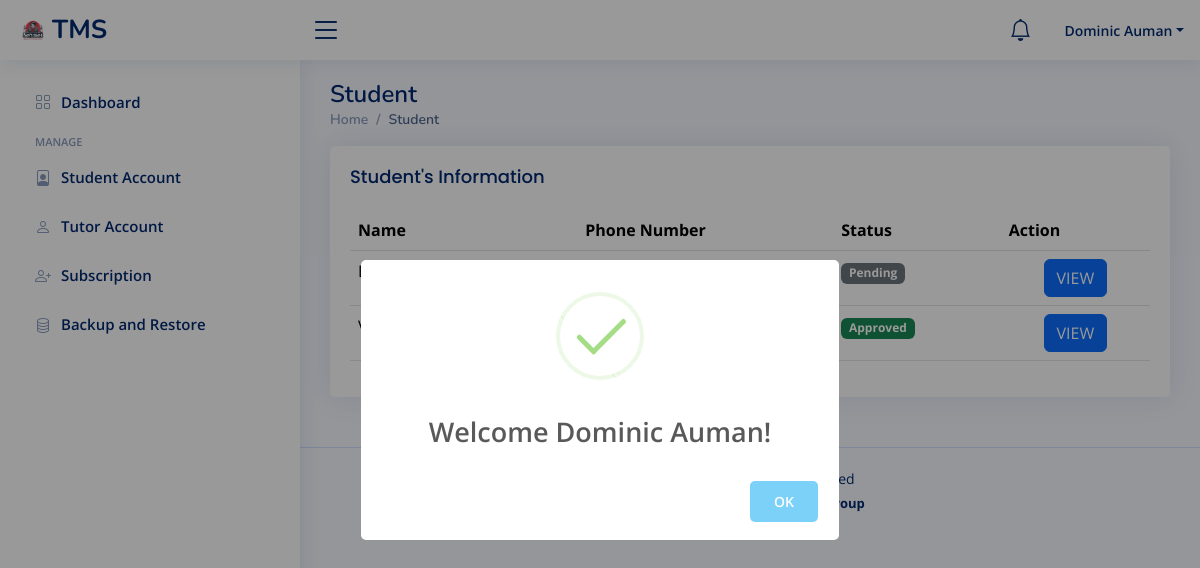
/admin/student.php (signed in), run on an earlier commit of the app's database.
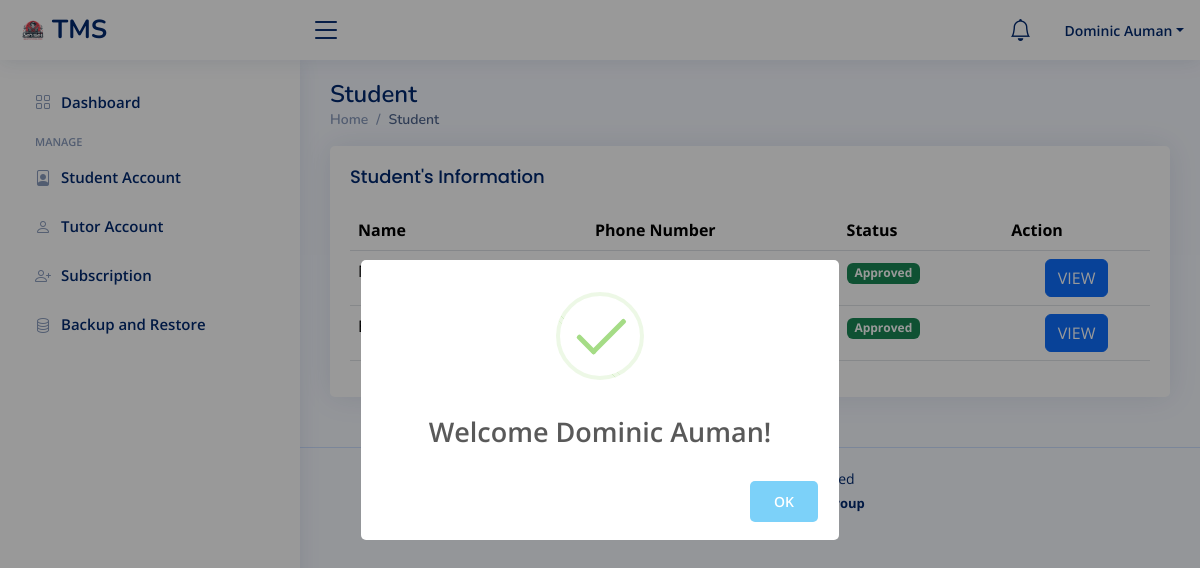
And on a later commit of the database.
### tables this page shows
CREATE TABLE `student` (
  `user_id` int(11) NOT NULL AUTO_INCREMENT,
  `email` varchar(255) NOT NULL,
  `password` varchar(255) NOT NULL,
  `firstname` varchar(255) NOT NULL,
  `middlename` varchar(255) NOT NULL,
  `lastname` varchar(255) NOT NULL,
  `suffix` varchar(255) NOT NULL,
  `phone_number` varchar(255) NOT NULL,
  `gender` varchar(255) NOT NULL,
  `barangay` varchar(255) NOT NULL,
  `municipality` varchar(255) NOT NULL,
  `zipcode` varchar(255) NOT NULL,
  `gradelevel` varchar(255) NOT NULL,
  `school` varchar(255) NOT NULL,
  `id_picture` longblob NOT NULL,
  `profilepicture` longblob NOT NULL,
  `user_status` varchar(255) NOT NULL DEFAULT 'Pending',
  `otp` varchar(255) DEFAULT NULL,
  `timestamp` timestamp NOT NULL DEFAULT current_timestamp() ON UPDATE current_timestamp(),
  PRIMARY KEY (`user_id`)
);

### admin/student.php (the view, shortened to what this page needs)
<?php
 include("./include/header.php");
 include("./include/topbar.php");
 include("./include/sidebar.php");
?>
<div class="pagetitle">
      <h1>Student</h1>
      <nav>
        <ol class="breadcrumb">
          <li class="breadcrumb-item"><a href="index.php">Home</a></li>
          <li class="breadcrumb-item active">Student</li>
        </ol>
      </nav>
    </div>
    <section class="section">
      <div class="row">
        <div class="col-lg-12">
          <div class="card">
            <div class="card-body">
              <h5 class="card-title">Student's Information</h5>
              <table class="table datatable">
                <thead>
                  <tr>
                    <th scope="col">Name</th>
                    <th scope="col">Phone Number</th>
                    <th scope="col">Status</th>
                    <th scope="col">Action</th>
                  </tr>
                </thead>
                <tbody>
                        <?php
                        $query = "SELECT
                        student.*
                      FROM
                        student
                      ORDER BY
                        student.`timestamp` DESC";
                        $query_run = mysqli_query($con, $query);
                        if (mysqli_num_rows($query_run) > 0) {
                            foreach ($query_run as $row) {
                        ?>
                                <tr>
                                    <td><?= $row['firstname']; ?> <?= $row['lastname']; ?></td>
                                    <td><?= $row['phone_number']; ?></td>
                                    <?php
                  $status = $row['user_status'];
                  $badge_class = '';
                  switch ($status) {
                      case 'Approved':
                          $badge_class = 'bg-success';
                          break;
                      case 'Pending':
                          $badge_class = 'bg-secondary';
                          break;
                  }
                  ?>
                  <td><span class="badge <?= $badge_class; ?>"><?= $status; ?></span></td>
                                    <td class="text-center">
                                    <a type="button" class="btn btn-primary" href="student_view.php?id=<?=$row['user_id'];?>">VIEW</a>
                                    </td>
                                </tr>
                        <?php
                            }
                        } else {
                        ?>
                            <tr>
                                <td colspan="4">No Record Found</td>
                            </tr>
                        <?php
                        }
                        ?>
                    </tbody>
              </table>
            </div>
          </div>
        </div>
      </div>
    </section>
<?php
 include("./include/footer.php");
?>

What changed in the data, as far as the page shows it:
removed student: user_status "Pending"
added student: user_status "Approved"
